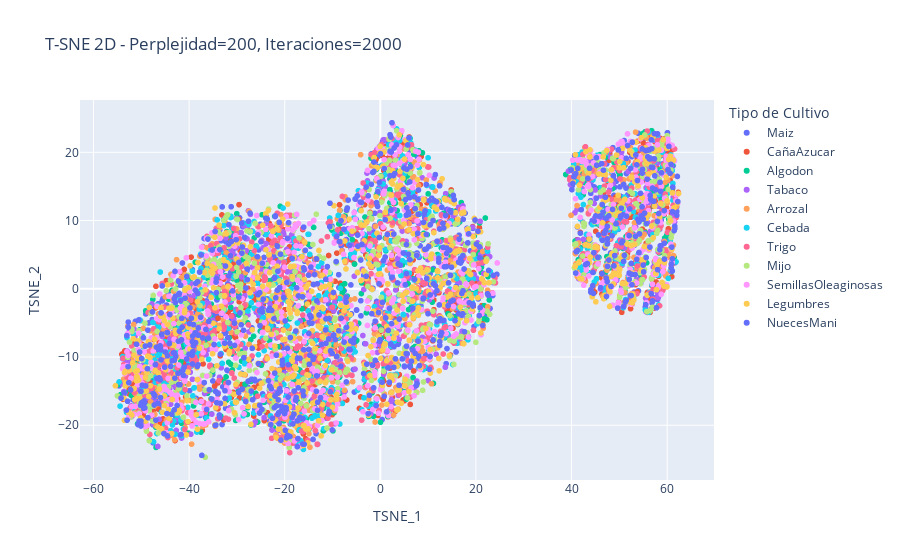

Notebook code cell kept with this figure:
### Markdown cell above
# Ejercicio 4: t-SNE

### Code cell
interacciones = [1000, 2000, 3000, 4000, 5000]
perplejidades = [30, 50, 100, 200, 300]
componentes = [2,3]

componente = 2
perplejidad = 200
interaccion = 2000

tsne = TSNE(n_components=componente, perplexity=perplejidad, max_iter=interaccion, random_state=42)
tsne_result = tsne.fit_transform(X_scaled)

tsne_df = pd.DataFrame(tsne_result, columns=[f'TSNE_{i+1}' for i in range(componente)])
tsne_df['tipoCultivo'] = cultivos['tipoCultivo'].values
fig = px.scatter(
    tsne_df,
    x='TSNE_1',
    y='TSNE_2',
    color='tipoCultivo',
    title=f'T-SNE 2D - Perplejidad={perplejidad}, Iteraciones={interaccion}',
    labels={'tipoCultivo': 'Tipo de Cultivo'}
)
fig.show()

'''
- Al aumentar la perplejidad, se observa que los puntos se agrupan más, 
lo que indica que el modelo está capturando mejor la estructura de los datos.

- Al aumentar el número de iteraciones, los puntos tienden a
  agruparse más.

- Al aumentar el número de componentes, se observa que los puntos tienden a
  separarse más
'''

### Figure 1 — Plotly figure (JSON) as saved in the notebook; plotly's stock layout.template omitted (floating-point values rounded to 4 significant figures; data arrays with more than 128 entries replaced by an {"elided": "..."} marker saying what was removed)
{"data": [{"hovertemplate": "Tipo de Cultivo=Maiz<br>TSNE_1=%{x}<br>TSNE_2=%{y}<extra></extra>", "legendgroup": "Maiz", "marker": {"color": "#636efa", "symbol": "circle"}, "mode": "markers", "name": "Maiz", "showlegend": true, "type": "scattergl", "x": {"elided": "753 float values"}, "xaxis": "x", "y": {"elided": "753 float values"}, "yaxis": "y"}, {"hovertemplate": "Tipo de Cultivo=CañaAzucar<br>TSNE_1=%{x}<br>TSNE_2=%{y}<extra></extra>", "legendgroup": "CañaAzucar", "marker": {"color": "#EF553B", "symbol": "circle"}, "mode": "markers", "name": "CañaAzucar", "showlegend": true, "type": "scattergl", "x": {"elided": "763 float values"}, "xaxis": "x", "y": {"elided": "763 float values"}, "yaxis": "y"}, {"hovertemplate": "Tipo de Cultivo=Algodon<br>TSNE_1=%{x}<br>TSNE_2=%{y}<extra></extra>", "legendgroup": "Algodon", "marker": {"color": "#00cc96", "symbol": "circle"}, "mode": "markers", "name": "Algodon", "showlegend": true, "type": "scattergl", "x": {"elided": "722 float values"}, "xaxis": "x", "y": {"elided": "722 float values"}, "yaxis": "y"}, {"hovertemplate": "Tipo de Cultivo=Tabaco<br>TSNE_1=%{x}<br>TSNE_2=%{y}<extra></extra>", "legendgroup": "Tabaco", "marker": {"color": "#ab63fa", "symbol": "circle"}, "mode": "markers", "name": "Tabaco", "showlegend": true, "type": "scattergl", "x": {"elided": "717 float values"}, "xaxis": "x", "y": {"elided": "717 float values"}, "yaxis": "y"}, {"hovertemplate": "Tipo de Cultivo=Arrozal<br>TSNE_1=%{x}<br>TSNE_2=%{y}<extra></extra>", "legendgroup": "Arrozal", "marker": {"color": "#FFA15A", "symbol": "circle"}, "mode": "markers", "name": "Arrozal", "showlegend": true, "type": "scattergl", "x": {"elided": "706 float values"}, "xaxis": "x", "y": {"elided": "706 float values"}, "yaxis": "y"}, {"hovertemplate": "Tipo de Cultivo=Cebada<br>TSNE_1=%{x}<br>TSNE_2=%{y}<extra></extra>", "legendgroup": "Cebada", "marker": {"color": "#19d3f3", "symbol": "circle"}, "mode": "markers", "name": "Cebada", "showlegend": true, "type": "scattergl", "x": {"elided": "703 float values"}, "xaxis": "x", "y": {"elided": "703 float values"}, "yaxis": "y"}, {"hovertemplate": "Tipo de Cultivo=Trigo<br>TSNE_1=%{x}<br>TSNE_2=%{y}<extra></extra>", "legendgroup": "Trigo", "marker": {"color": "#FF6692", "symbol": "circle"}, "mode": "markers", "name": "Trigo", "showlegend": true, "type": "scattergl", "x": {"elided": "747 float values"}, "xaxis": "x", "y": {"elided": "747 float values"}, "yaxis": "y"}, {"hovertemplate": "Tipo de Cultivo=Mijo<br>TSNE_1=%{x}<br>TSNE_2=%{y}<extra></extra>", "legendgroup": "Mijo", "marker": {"color": "#B6E880", "symbol": "circle"}, "mode": "markers", "name": "Mijo", "showlegend": true, "type": "scattergl", "x": {"elided": "718 float values"}, "xaxis": "x", "y": {"elided": "718 float values"}, "yaxis": "y"}, {"hovertemplate": "Tipo de Cultivo=SemillasOleaginosas<br>TSNE_1=%{x}<br>TSNE_2=%{y}<extra></extra>", "legendgroup": "SemillasOleaginosas", "marker": {"color": "#FF97FF", "symbol": "circle"}, "mode": "markers", "name": "SemillasOleaginosas", "showlegend": true, "type": "scattergl", "x": {"elided": "711 float values"}, "xaxis": "x", "y": {"elided": "711 float values"}, "yaxis": "y"}, {"hovertemplate": "Tipo de Cultivo=Legumbres<br>TSNE_1=%{x}<br>TSNE_2=%{y}<extra></extra>", "legendgroup": "Legumbres", "marker": {"color": "#FECB52", "symbol": "circle"}, "mode": "markers", "name": "Legumbres", "showlegend": true, "type": "scattergl", "x": {"elided": "728 float values"}, "xaxis": "x", "y": {"elided": "728 float values"}, "yaxis": "y"}, {"hovertemplate": "Tipo de Cultivo=NuecesMani<br>TSNE_1=%{x}<br>TSNE_2=%{y}<extra></extra>", "legendgroup": "NuecesMani", "marker": {"color": "#636efa", "symbol": "circle"}, "mode": "markers", "name": "NuecesMani", "showlegend": true, "type": "scattergl", "x": {"elided": "732 float values"}, "xaxis": "x", "y": {"elided": "732 float values"}, "yaxis": "y"}], "layout": {"legend": {"title": {"text": "Tipo de Cultivo"}, "tracegroupgap": 0}, "title": {"text": "T-SNE 2D - Perplejidad=200, Iteraciones=2000"}, "xaxis": {"anchor": "y", "domain": [0, 1], "title": {"text": "TSNE_1"}}, "yaxis": {"anchor": "x", "domain": [0, 1], "title": {"text": "TSNE_2"}}}}
